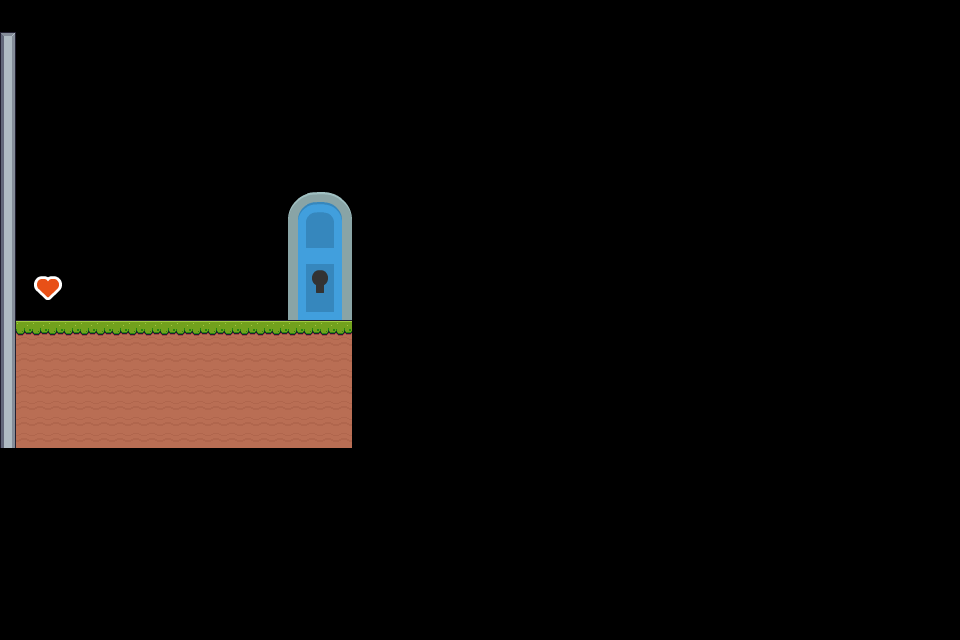

Tiled map render using the project's own tile images. Description and the map definition, with tile-layer contents summarised, below:
An orthogonal 60x40 tile map with 16x16 px tiles, 4 tile layers (Background, Walls, End, Coins), 5 tilesets.

<map version="1.10" tiledversion="1.10.1" orientation="orthogonal" renderorder="right-down" width="60" height="40" tilewidth="16" tileheight="16" infinite="0" nextlayerid="5" nextobjectid="1">
 <editorsettings>
  <export target="project_map.tmj" format="json" />
 </editorsettings>
 <tileset firstgid="1" source="tilesets/fantasy_tileset.tsx" />
 <tileset firstgid="4097" source="tilesets/forest_tileset.tsx" />
 <tileset firstgid="4722" source="tilesets/serene_village_tileset.tsx" />
 <tileset firstgid="5577" source="tilesets/simple_blocks_tileset.tsx" />
 <tileset firstgid="5819" source="tilesets/platformer_basics_tileset.tsx" />
 <layer id="2" name="Background" width="60" height="40">
  <data>[2400 cells, 0 non-empty, 0 distinct tile ids]</data>
 </layer>
 <layer id="1" name="Walls" width="60" height="40">
  <data>[2400 cells, 194 non-empty, 4 distinct tile ids]</data>
 </layer>
 <layer id="4" name="End" width="60" height="40">
  <data>[2400 cells, 32 non-empty, 32 distinct tile ids]</data>
 </layer>
 <layer id="3" name="Coins" width="60" height="40">
  <data>[2400 cells, 4 non-empty, 4 distinct tile ids]</data>
 </layer>
</map>
